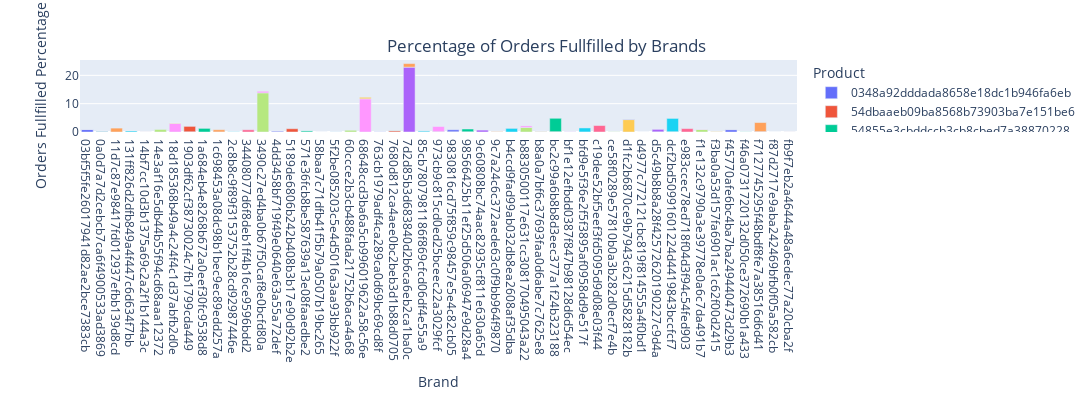

Write notebook code for a chart like this one.
### Markdown cell above
## Brand to Product had One to Many Mapping and Product to Brand has One to One Mapping

### Code cell
# Create a Plotly bar plot with color grouping
fig = px.bar(brand_product_data, x='Brand', y='Orders Fullfilled', color='Product')

# Customize the plot
fig.update_layout(width=3000, height=400)
fig.update_layout(title='Percentage of Orders Fullfilled by Brands', title_x=0.5, title_y=0.9)
fig.update_xaxes(title='Brand')
fig.update_yaxes(title='Orders Fullfilled Percentage')

# Show the plot
fig.show()
